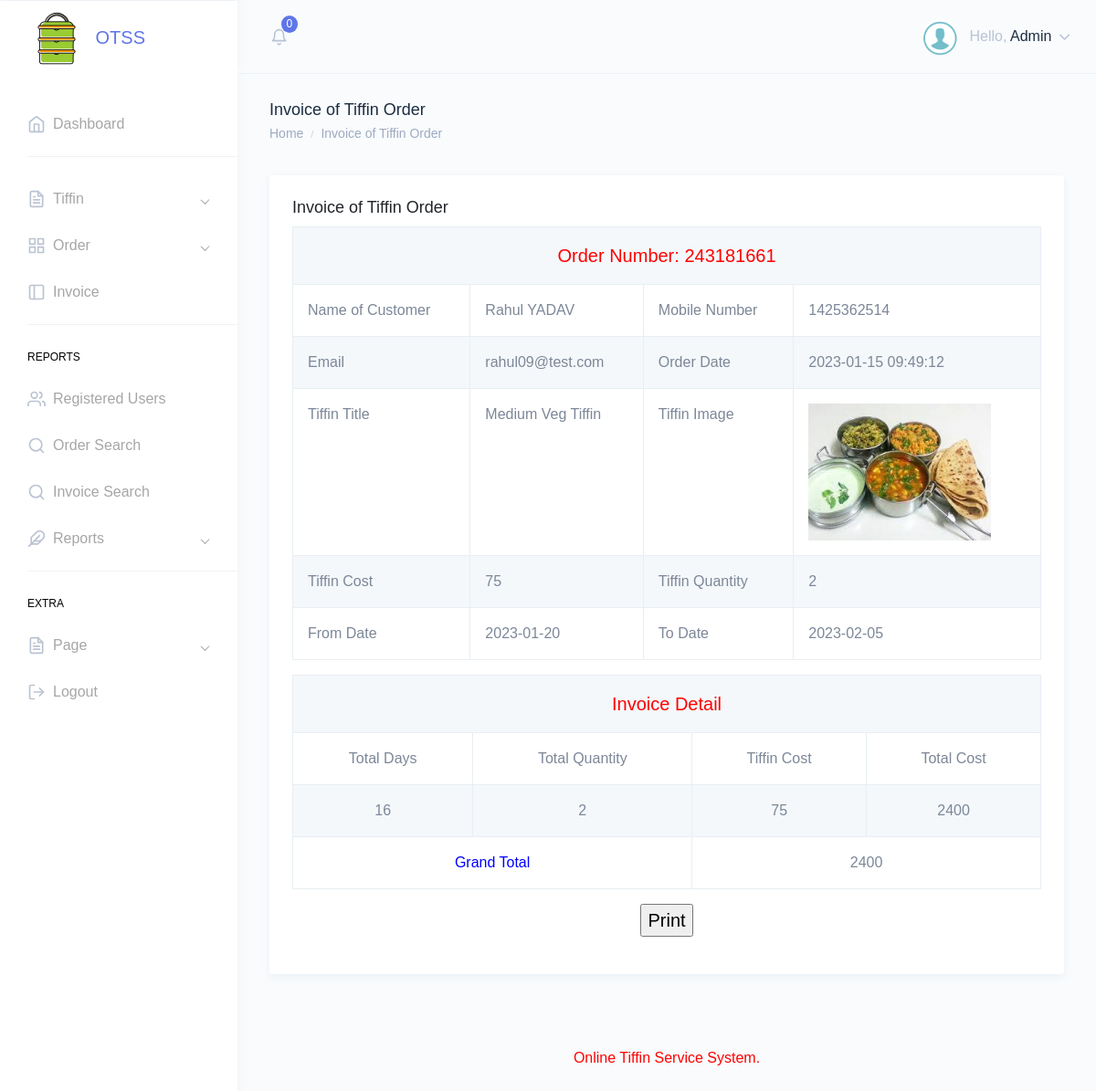
Screenshot of /otss/admin/invoice-generating.php?invid=7 (signed in) with the database file from the repository.
### tables this page shows
CREATE TABLE `tblorder` (
  `ID` int(10) NOT NULL,
  `TiffinID` int(10) DEFAULT NULL,
  `UserID` int(5) NOT NULL,
  `OrderNumber` int(10) DEFAULT NULL,
  `FullName` varchar(120) DEFAULT NULL,
  `Email` varchar(200) DEFAULT NULL,
  `MobileNumber` bigint(10) DEFAULT NULL,
  `Quantity` int(10) DEFAULT NULL,
  `FromDate` varchar(200) DEFAULT NULL,
  `ToDate` varchar(200) DEFAULT NULL,
  `Time` varchar(50) DEFAULT NULL,
  `Address` mediumtext DEFAULT NULL,
  `OrderDate` timestamp NULL DEFAULT current_timestamp(),
  `TotalCost` varchar(200) NOT NULL,
  `Remark` varchar(200) NOT NULL,
  `Status` varchar(50) DEFAULT NULL,
  `UpdationDate` timestamp NULL DEFAULT NULL ON UPDATE current_timestamp()
);

CREATE TABLE `tbltiffin` (
  `ID` int(10) NOT NULL,
  `Type` varchar(120) DEFAULT NULL,
  `Title` varchar(200) NOT NULL,
  `Description` mediumtext DEFAULT NULL,
  `Cost` int(10) DEFAULT NULL,
  `Image` varchar(120) DEFAULT NULL,
  `PostDate` timestamp NULL DEFAULT current_timestamp()
);

### otss/admin/invoice-generating.php (the view, shortened to what this page needs)
<?php
include('includes/dbconnection.php');
if (strlen($_SESSION['otssaid']==0)) {
  header('location:logout.php');
  } else{
  ?>
<!DOCTYPE html>
<html dir="ltr" lang="en">
<head>
    <link href="assets/extra-libs/datatables.net-bs4/css/dataTables.bootstrap4.css" rel="stylesheet">
    <link href="dist/css/style.min.css" rel="stylesheet">
</head>
<body>
    <div id="main-wrapper" data-theme="light" data-layout="vertical" data-navbarbg="skin6" data-sidebartype="full" data-sidebar-position="fixed" data-header-position="fixed" data-boxed-layout="full">
         <?php include_once('includes/header.php');?>
        <?php include_once('includes/sidebar.php');?>
        <div class="page-wrapper">
            <div class="page-breadcrumb">
                <div class="row">
                    <div class="col-7 align-self-center">
                        <h4 class="page-title text-truncate text-dark font-weight-medium mb-1">Invoice of Tiffin Order</h4>
                        <div class="d-flex align-items-center">
                            <nav aria-label="breadcrumb">
                                <ol class="breadcrumb m-0 p-0">
                                    <li class="breadcrumb-item"><a href="dashboard.php" class="text-muted">Home</a></li>
                                    <li class="breadcrumb-item text-muted active" aria-current="page">Invoice of Tiffin Order</li>
                                </ol>
                            </nav>
                        </div>
                    </div>
                </div>
            </div>
            <div class="container-fluid">
                <div class="row">
                    <div class="col-12">
                        <div class="card">
                            <div class="card-body">
                                <h4 class="card-title">Invoice of Tiffin Order</h4>
                                <div class="table-responsive">
                                                       <?php
                  $invid=$_GET['invid'];
$sql="SELECT tblorder.ID,DATEDIFF(tblorder.ToDate,tblorder.FromDate) as ddf,tblorder.FullName,tblorder.Email,tblorder.MobileNumber,tblorder.Time,tblorder.Address,tblorder.OrderDate,tblorder.FromDate,tblorder.ToDate,tblorder.OrderNumber,tblorder.TotalCost,tblorder.Remark,tblorder.Status,tblorder.Quantity, tblorder.UpdationDate,tbltiffin.Type,tbltiffin.Title,tbltiffin.Description,tbltiffin.Cost,tbltiffin.Image from  tblorder join  tbltiffin on tbltiffin.ID=tblorder.TiffinID  where tblorder.ID=:invid";
$query = $dbh -> prepare($sql);
$query-> bindParam(':invid', $invid, PDO::PARAM_STR);
$query->execute();
$results=$query->fetchAll(PDO::FETCH_OBJ);
$cnt=1;
if($query->rowCount() > 0)
{
foreach($results as $row)
{               ?>
                            <table border="1" class="table table-bordered table-striped table-vcenter js-dataTable-full-pagination">
                                            <tr>
    <th colspan="5" style="text-align: center;color: red;font-size: 20px">Order Number: <?php  echo $row->OrderNumber;?></th>
  </tr>
  <tr>
    <th>Name of Customer</th>
    <td><?php  echo $row->FullName;?></td>
   <th>Mobile Number</th>
    <td colspan="2"><?php  echo $row->MobileNumber;?></td>
  </tr>
  <tr>
    <th>Email</th>
    <td><?php  echo $row->Email;?></td>
    <th>Order Date</th>
    <td colspan="2"><?php  echo $row->OrderDate;?></td>
  </tr>
   <tr>
    <th>Tiffin Title</th>
    <td><?php  echo $row->Title;?></td>
    <th>Tiffin Image</th>
    <td colspan="2"><img src="images/<?php echo $row->Image;?>" width="200" height="150" value="<?php  echo $row->Image;?>"></td>
  </tr>
 <tr>
    <th>Tiffin Cost</th>
    <td><?php  echo $row->Cost;?></td>
    <th>Tiffin Quantity</th>
    <td colspan="2"><?php  echo $row->Quantity;?></td>
  </tr>
   <tr>
    <th>From Date</th>
    <td><?php  echo $row->FromDate;?></td>
    <th>To Date</th>
    <td colspan="2"><?php  echo $row->ToDate;?></td>
  </tr>
<table border="1" class="table table-bordered table-striped table-vcenter js-dataTable-full-pagination">
  <tr>
    <th colspan="5" style="text-align: center;color: red;font-size: 20px">Invoice Detail</th>
  </tr>
  <tr>
    <th style="text-align: center;">Total Days</th>
   <th style="text-align: center;">Total Quantity</th>
   <th style="text-align: center;">Tiffin Cost</th>
   <th style="text-align: center;">Total Cost</th>
  </tr>
<tr>
  <td style="text-align: center;"><?php  echo $ddf=$row->ddf;?></td>
  <td style="text-align: center;"><?php  echo $qty= $row->Quantity;?></td>
  <td style="text-align: center;"><?php  echo $tp= $row->Cost;?></td>
<td style="text-align: center;"><?php  echo $total= $ddf*$tp*$qty;?></td>
  </tr>
  <?php
$grandtotal+=$total;
$cnt=$cnt+1;} ?>
<tr>
  <th colspan="2" style="text-align:center;color: blue">Grand Total </th>
<td colspan="2" style="text-align: center;"><?php  echo $grandtotal;?></td>
</tr>
<?php $cnt=$cnt+1;} ?>
</table>
</table>
<p style="text-align: center;font-size: 20px">
  <input name="Submit2" type="submit" class="txtbox4" value="Print" onClick="return f3();" style="cursor: pointer;"  /></p>
                                </div>
                            </div>
                        </div>
                    </div>
                </div>
            </div>
         <?php include_once('includes/footer.php');?>
        </div>
    </div>
</body>
</html>
<?php }  ?>

### otss/admin/includes/header.php (shortened to what this page needs)
<header class="topbar" data-navbarbg="skin6">
            <nav class="navbar top-navbar navbar-expand-md">
                <div class="navbar-header" data-logobg="skin6">
                    <div class="navbar-brand">
                        <a href="dashboard.php">
                            <b class="logo-icon">
                                <img src="assets/images/logo-icon.png" alt="homepage" class="dark-logo" />
                            </b>
                           <strong>OTSS</strong>
                        </a>
                    </div>
                </div>
                <div class="navbar-collapse collapse" id="navbarSupportedContent">
                    <ul class="navbar-nav float-left mr-auto ml-3 pl-1">
                        <li class="nav-item dropdown">
                            <?php
                        $sql ="SELECT * from  tblorder where Status is null ";
$query = $dbh -> prepare($sql);
$query->execute();
$totneworder=$query->rowCount();
?>
                            <a class="nav-link dropdown-toggle pl-md-3 position-relative" href="javascript:void(0)"
                                id="bell" role="button" data-toggle="dropdown" aria-haspopup="true"
                                aria-expanded="false">
                                <span><i data-feather="bell" class="svg-icon"></i></span>
                                <span class="badge badge-primary notify-no rounded-circle"><?php echo htmlentities($totneworder);?></span>
                            </a>
                        </li>
                    </ul>
                    <ul class="navbar-nav float-right">
                        <li class="nav-item dropdown">
                            <a class="nav-link dropdown-toggle" href="javascript:void(0)" data-toggle="dropdown"
                                aria-haspopup="true" aria-expanded="false">
                                <img src="assets/images/users/images.png" alt="user" class="rounded-circle"
                                    width="40">
                                    <?php
$aid=$_SESSION['otssaid'];
$sql="SELECT AdminName,Email from  tbladmin where ID=:aid";
$query = $dbh -> prepare($sql);
$query->bindParam(':aid',$aid,PDO::PARAM_STR);
$query->execute();
$results=$query->fetchAll(PDO::FETCH_OBJ);
$cnt=1;
if($query->rowCount() > 0)
{
foreach($results as $row)
{               ?>
                                <span class="ml-2 d-none d-lg-inline-block"><span>Hello,</span> <span
                                        class="text-dark"><?php  echo $row->AdminName;?></span> <i data-feather="chevron-down"
                                        class="svg-icon"></i></span><?php $cnt=$cnt+1;}} ?>
                            </a>
                        </li>
                    </ul>
                </div>
            </nav>
        </header>

### rows the page displays
tblorder: OrderNumber "243181661", FullName "Rahul YADAV", MobileNumber "1425362514", Email "rahul09@test.com", OrderDate "2023-01-15 09:49:12", TiffinID.Title "Medium Veg Tiffin", TiffinID.Image (picture), TiffinID.Cost "75", Quantity "2", FromDate "2023-01-20", ToDate "2023-02-05", ddf "16", qty "2400"

### other values shown
$totneworder "0"
$row->AdminName "Admin"
$grandtotal "2400"
